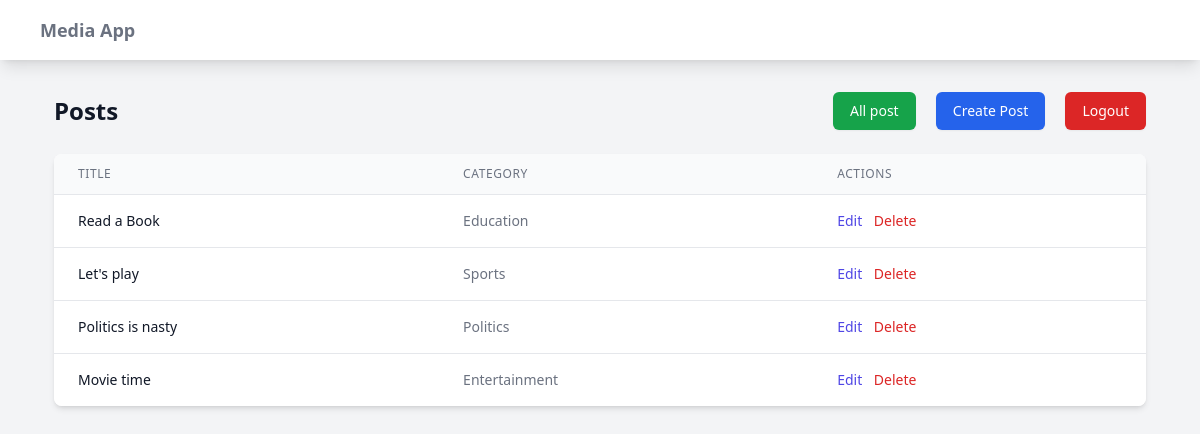
/profile_post/ (signed in), run on the app's committed database.
### mediaApp/models.py (models this page shows, shortened)
class Post(models.Model):
    title = models.CharField(max_length=200)
    description = models.TextField(blank=True)
    category = models.ForeignKey(Category, on_delete=models.CASCADE, related_name='tasks')
    created_at = models.DateTimeField(auto_now_add=True)
    updated_at = models.DateTimeField(auto_now=True)
    user = models.ForeignKey(User, on_delete=models.CASCADE, related_name='tasks')
    def __str__(self):
        return self.title

class Category(models.Model):
    name = models.CharField(max_length=100)
    description = models.TextField(blank=True)
    created_at = models.DateTimeField(auto_now_add=True)
    updated_at = models.DateTimeField(auto_now=True)
    class Meta:
        verbose_name_plural = "Categories"

### mediaApp/views.py (the view)
# urls.py: path('profile_post/', views.profile_list, name = "profile_post"),
@login_required
def profile_list(request):
    print(request.user.id)
    posts = Post.objects.filter(user = request.user)
    print(posts)
    return render(request, "mediaApp/profilePostList.html", {"posts": posts})

### mediaApp/templates/mediaApp/profilePostList.html (shortened to what this page needs)
{% extends 'mediaApp/base.html' %}
{% block content %}
<div class="mb-6 flex justify-between items-center">
    <h1 class="text-2xl font-bold text-gray-900">Posts</h1>
    <div class="space-x-4">
        <a href="{% url 'home' %}" class="inline-flex items-center px-4 py-2 border border-transparent rounded-md shadow-sm text-sm font-medium text-white bg-green-600 hover:bg-green-700 focus:outline-none focus:ring-2 focus:ring-offset-2 focus:ring-blue-500">All post</a>
        <a href="{% url 'create_post' %}" class="inline-flex items-center px-4 py-2 border border-transparent rounded-md shadow-sm text-sm font-medium text-white bg-blue-600 hover:bg-blue-700 focus:outline-none focus:ring-2 focus:ring-offset-2 focus:ring-blue-500">Create Post</a>
        <a href="{% url 'logout' %}" class="inline-flex items-center px-4 py-2 border border-transparent rounded-md shadow-sm text-sm font-medium text-white bg-red-600 hover:bg-red-700 focus:outline-none focus:ring-2 focus:ring-offset-2 focus:ring-red-500">Logout</a>
    </div>
</div>
<div class="bg-white shadow-md rounded-lg overflow-hidden">
    <table class="min-w-full divide-y divide-gray-200">
        <thead class="bg-gray-50">
            <tr>
                <th class="px-6 py-3 text-left text-xs font-medium text-gray-500 uppercase tracking-wider">Title</th>
                <th class="px-6 py-3 text-left text-xs font-medium text-gray-500 uppercase tracking-wider">Category</th>
                <th class="px-6 py-3 text-left text-xs font-medium text-gray-500 uppercase tracking-wider">Actions</th>
            </tr>
        </thead>
        <tbody class="bg-white divide-y divide-gray-200">
            {% for post in posts %}
            <tr>
                <td class="px-6 py-4 whitespace-nowrap text-sm font-medium text-gray-900">{{ post.title }}</td>
                <td class="px-6 py-4 whitespace-nowrap text-sm text-gray-500">{{ post.category.name }}</td>
                <td class="px-6 py-4 whitespace-nowrap text-sm font-medium space-x-2">
                    <a href="{% url 'edit_post' post.id %}" class="text-indigo-600 hover:text-indigo-900">Edit</a>
                    <form action="{% url 'delete_post' post.id %}" method="POST" class="inline">
                        <button type="submit" class="text-red-600 hover:text-red-900" onclick="return confirm('Are you sure you want to delete this post?')">Delete</button>
                    </form>
                </td>
            </tr>
            {% empty %}
            <tr>
                <td colspan="4" class="px-6 py-4 text-center text-sm text-gray-500">No posts found.</td>
            </tr>
            {% endfor %}
        </tbody>
    </table>
</div>
{% endblock %}

### data on the page
Post: title "Read a Book", category.name "Education"
Post: title "Let's play", category.name "Sports"
Post: title "Politics is nasty", category.name "Politics"
Post: title "Movie time", category.name "Entertainment"
